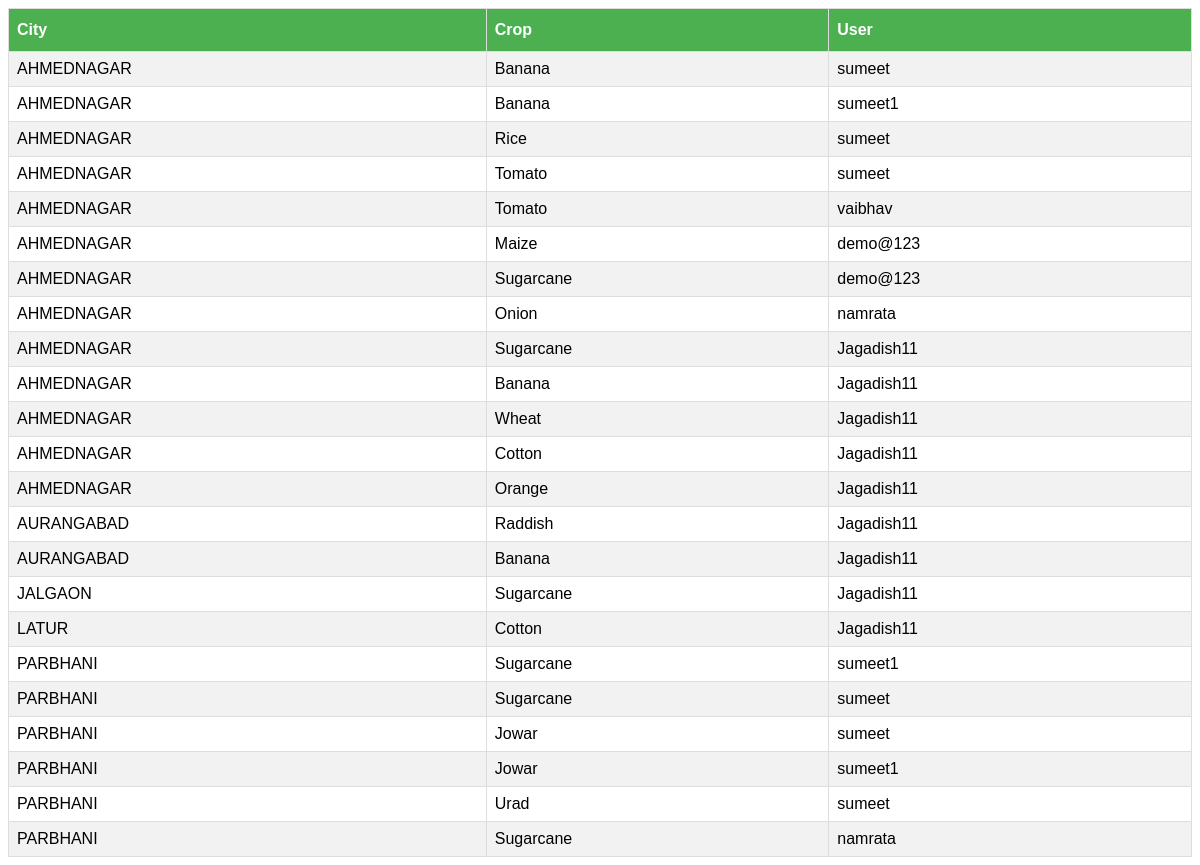
The app's page /cropcountadminview with its own data.
### accounts/models.py (models this page shows, shortened)
class WillPlant(models.Model):
    user=models.CharField(max_length=20)
    crop=models.CharField(max_length=20)
    town=models.CharField(max_length=20)

### accounts/views.py (the view)
# urls.py: path('cropcountadminview', views.cropcountadminview,name='cropcountadminview'),
def cropcountadminview(request):
    will_plant = WillPlant.objects.values('user', 'crop', 'town')
    lis=[]
    for i in will_plant:
        lis.append(i)
    croplist=[]
    for i in lis:
        croplist.append(i['crop'])
    croplist = list(set(croplist))
    citylist=[]
    for i in lis:
        croplist.append(i['crop'])
    citylist = list(set(citylist))
    lis2=[]
    cnt=0
    dic2={}
    lis=sorted(lis, key=lambda i: i['town'])
    dic={'dic':lis}
    return render(request,'accounts/cropcountadminview.html',dic)

### accounts/templates/accounts/cropcountadminview.html (shortened to what this page needs)
<!DOCTYPE html>
<html lang="en">
<head>
</head>
<body>
<table id="customers">
  <tr>
    <th>City</th>
    <th>Crop</th>
    <th>User</th>
  </tr>
	{% for i in dic %}
  		<tr>
    		<td>{{i.town}}</td>
    		<td>{{i.crop}}</td>
    		<td>{{i.user}}</td>
  		</tr>
 	{% endfor %}
</table>
</body>
</html>

### accounts/templates/accounts/cropcountadminview.html (style rules this page uses)
#customers { font-family: "Trebuchet MS", Arial, Helvetica, sans-serif; border-collapse: collapse; width: 100%; }
#customers td, #customers th { border: 1px solid #ddd; padding: 8px; }
#customers tr:nth-child(even) { background-color: #f2f2f2; }
#customers th { padding-top: 12px; padding-bottom: 12px; text-align: left; background-color: #4CAF50; color: white; }

### records on screen
WillPlant: town "AHMEDNAGAR", crop "Banana", user "sumeet"
WillPlant: town "AHMEDNAGAR", crop "Banana", user "sumeet1"
WillPlant: town "AHMEDNAGAR", crop "Rice", user "sumeet"
WillPlant: town "AHMEDNAGAR", crop "Tomato", user "sumeet"
WillPlant: town "AHMEDNAGAR", crop "Tomato", user "vaibhav"
WillPlant: town "AHMEDNAGAR", crop "Maize", user "demo@123"
WillPlant: town "AHMEDNAGAR", crop "Sugarcane", user "demo@123"
WillPlant: town "AHMEDNAGAR", crop "Onion", user "namrata"
WillPlant: town "AHMEDNAGAR", crop "Sugarcane", user "Jagadish11"
WillPlant: town "AHMEDNAGAR", crop "Banana", user "Jagadish11"
WillPlant: town "AHMEDNAGAR", crop "Wheat", user "Jagadish11"
WillPlant: town "AHMEDNAGAR", crop "Cotton", user "Jagadish11"
WillPlant: town "AHMEDNAGAR", crop "Orange", user "Jagadish11"
WillPlant: town "AURANGABAD", crop "Raddish", user "Jagadish11"
WillPlant: town "AURANGABAD", crop "Banana", user "Jagadish11"
WillPlant: town "JALGAON", crop "Sugarcane", user "Jagadish11"
WillPlant: town "LATUR", crop "Cotton", user "Jagadish11"
WillPlant: town "PARBHANI", crop "Sugarcane", user "sumeet1"
WillPlant: town "PARBHANI", crop "Sugarcane", user "sumeet"
WillPlant: town "PARBHANI", crop "Jowar", user "sumeet"
WillPlant: town "PARBHANI", crop "Jowar", user "sumeet1"
WillPlant: town "PARBHANI", crop "Urad", user "sumeet"
WillPlant: town "PARBHANI", crop "Sugarcane", user "namrata"
